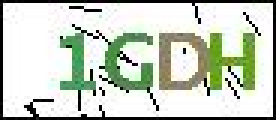
#> input picture mldemos/data/verifycode_chars/1GDH.jpg, 92 x 40 px (shown 3 times larger)
$ python opencv_verifycode_nb.py
#> lines starting #> are read from the running program, lines starting #| are printed output that depends on the picture; after the words box and inside, x2 and y2 are one past the last pixel; in counts of white or black regions, pixels touching at a corner belong together
# %%
# opencv 获取验证码的单个字符
import matplotlib.pyplot as plt
import os
import cv2

cv2.__version__

# %%
# PART1
img_path = 'data/verifycode_chars/1GDH.jpg'
os.path.exists(img_path)

# %%
# 灰度模式读取图片
gray = cv2.imread(img_path, 0)
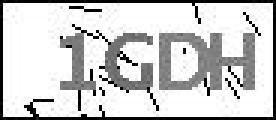
#> gray: shape (40, 92) (shown 3 times larger); min 0, max 255, mean 203.9
type(gray), gray.shape

# %%
plt.imshow(gray)

# %%
# 验证码的边缘设置为白色（255）
height, width = gray.shape
#> height = 40; width = 92
for i in range(width):
    gray[0, i] = 255
    gray[height-1, i] = 255
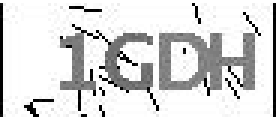
#> gray: shape (40, 92) (shown 3 times larger); 5% of pixels changed, all inside (x1, y1, x2, y2) = (0, 0, 92, 40)
for j in range(height):
    gray[j, 0] = 255
    gray[j, width-1] = 255
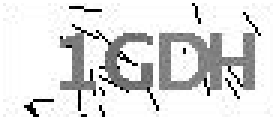
#> gray: shape (40, 92) (shown 3 times larger); 2.07% of pixels changed, all inside (x1, y1, x2, y2) = (0, 1, 92, 39)

plt.imshow(gray)

# %%
# 中值滤波处理 模板大小 3*3
blur = cv2.medianBlur(gray, 3)
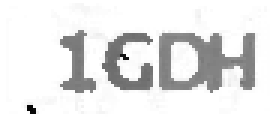
#> blur: shape (40, 92) (shown 3 times larger); min 5, max 255, mean 229.8
plt.imshow(gray)

# %%
# 二值化处理，将图像由灰度模式转化至黑白模式
ret, thresh1 = cv2.threshold(blur, 200, 255, cv2.THRESH_BINARY)
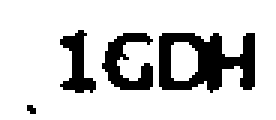
#> thresh1: shape (40, 92) (shown 3 times larger); 81.7% white; 4 black regions (1 under 20 px)
print(thresh1.shape)
#| (40, 92)
thresh1[20, :]

# %%
plt.imshow(thresh1)

# %%
# 提取单个字符
contours, hierarchy = cv2.findContours(thresh1, 2, 2)
#> contours = 6 contours, 1 with area under 20; largest, box (x1, y1, x2, y2) and area: (0, 0, 92, 40) 3549, (52, 10, 86, 32) 542, (33, 10, 52, 31) 207, (19, 9, 33, 32) 152, (57, 14, 66, 27) 86

for idx, cnt in enumerate(contours):
    x, y, w, h = cv2.boundingRect(cnt)
    if x != 0 and y != 0 and w*h >= 100:
        tmp_split = thresh1[y:y+h, x:x+w]
        cv2.imwrite('/tmp/test/char%d.jpg' % idx, tmp_split)
#> this loop made 6 passes
#> (x, y, w, h) on passes 1, 3, 4, 5, 6: (57, 14, 9, 13), (8, 34, 5, 5), (52, 10, 34, 22), (33, 10, 19, 21), (19, 9, 14, 23)
#> (cnt, x, y, w, h) on pass 2: ([[0, 0], [0, 39], [91, 39], [91, 0]], 0, 0, 92, 40)

print('split char saved.')


# %%
# PART2
dir_path = '/tmp/test'
#> (the run stopped early here; a loop or call above may not have finished)
